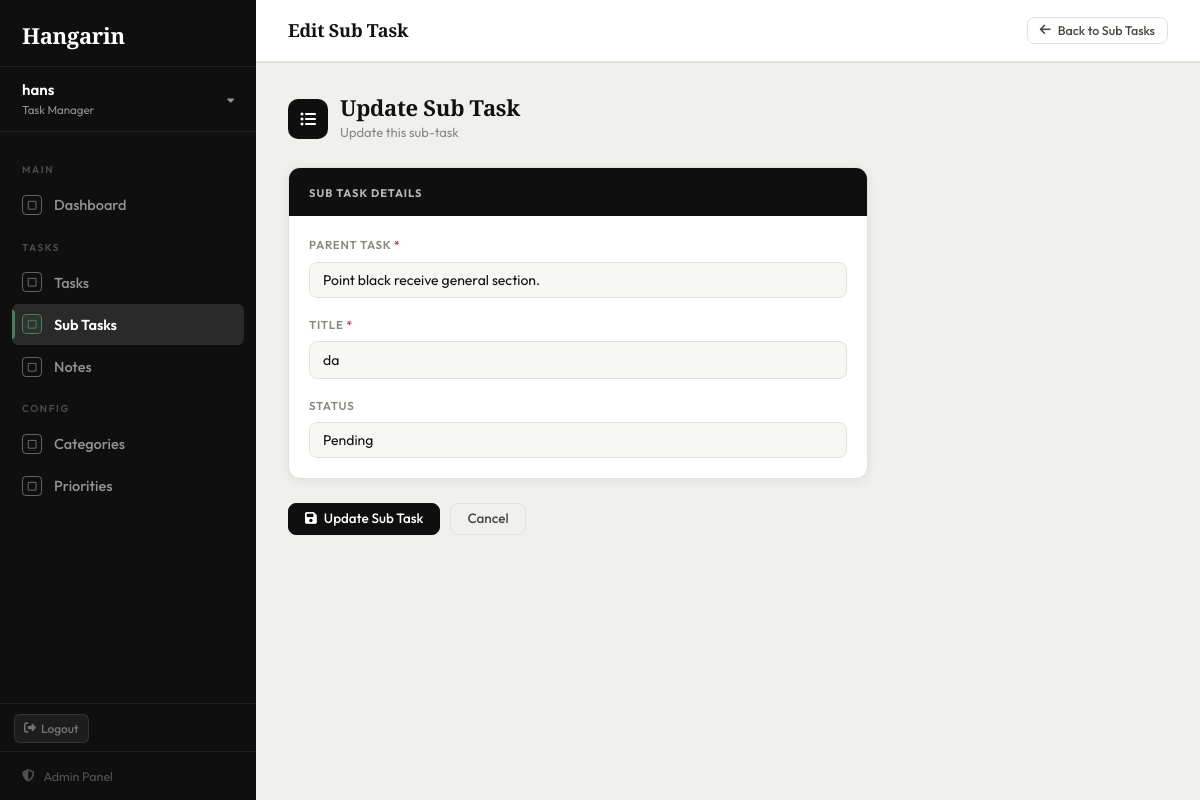
The app's page /subtasks/52/edit/ (signed in) with its own data.
### tasks/models.py (models this page shows, shortened)
class BaseModel(models.Model):
    created_at = models.DateTimeField(auto_now_add=True)
    updated_at = models.DateTimeField(auto_now=True)
    class Meta:
        abstract = True

class SubTask(BaseModel):
    STATUS_CHOICES = [
        ("Pending", "Pending"),
        ("In Progress", "In Progress"),
        ("Completed", "Completed"),
    ]
    parent_task = models.ForeignKey(Task, on_delete=models.CASCADE, related_name='subtasks')
    title = models.CharField(max_length=255)
    status = models.CharField(
        max_length=50,
        choices=STATUS_CHOICES,
        default="Pending"
    )
    class Meta:
        verbose_name = "Sub Task"
        verbose_name_plural = "Sub Tasks"

### tasks/views.py (the view)
# urls.py: path('subtasks/<int:pk>/edit/',        views.subtask_edit,   name='subtask_edit'),
@login_required
def subtask_edit(request, pk):
    subtask = get_object_or_404(SubTask, pk=pk)
    form = StandaloneSubTaskForm(request.POST or None, instance=subtask)
    if form.is_valid():
        form.save()
        messages.success(request, 'Sub-task updated successfully!')
        return redirect('subtask_list')
    return render(request, 'tasks/subtask_form.html', {'form': form, 'subtask': subtask, 'page_title': 'Edit Sub Task', 'action': 'Update'})

### tasks/forms.py
class StandaloneSubTaskForm(forms.ModelForm):
    class Meta:
        model = SubTask
        fields = ['parent_task', 'title', 'status']
        widgets = {
            'parent_task': forms.Select(attrs={'class': 'form-control'}),
            'title':       forms.TextInput(attrs={'class': 'form-control', 'placeholder': 'Sub-task title...'}),
            'status':      forms.Select(attrs={'class': 'form-control'}),
        }

### tasks/models.py (called while the page is built)
    def __str__(self):
        return self.title

### tasks/templates/tasks/subtask_form.html (shortened to what this page needs)
{% extends "tasks/base.html" %}
{% block nav_subtasks %}active{% endblock %}
{% block topbar_actions %}
<a href="{% url 'subtask_list' %}" class="btn btn-secondary btn-sm">
    <i class="fa-solid fa-arrow-left"></i> Back to Sub Tasks
</a>
{% endblock %}
{% block content %}
<div style="max-width:580px;">
    <div style="display:flex; align-items:center; gap:12px; margin-bottom:24px;">
        <div style="width:40px; height:40px; background:var(--sb-bg); border-radius:10px; display:flex; align-items:center; justify-content:center; color:#fff; font-size:16px; flex-shrink:0;">
            <i class="fa-solid fa-list-ul"></i>
        </div>
        <div>
            <h2 style="font-family:'Playfair Display',serif; font-size:22px; font-weight:700; color:var(--text-primary); letter-spacing:-0.3px; line-height:1.2;">{{ action }} Sub Task</h2>
            <p style="font-size:13px; color:var(--text-muted); margin-top:2px;">
                {% if action == 'Create' %}Add a new sub-task to an existing task{% else %}Update this sub-task{% endif %}
            </p>
        </div>
    </div>
    <form method="POST">
        <div style="background:var(--bg-card); border:1px solid var(--border); border-radius:var(--radius); overflow:hidden; margin-bottom:24px; box-shadow:var(--shadow);">
            <div style="background:var(--sb-bg); padding:12px 20px;">
                <span style="font-size:11px; font-weight:700; letter-spacing:1px; text-transform:uppercase; color:rgba(255,255,255,0.7);">Sub Task Details</span>
            </div>
            <div style="padding:20px;">
                <div class="form-group">
                    <label class="form-label">Parent Task <span style="color:var(--red);">*</span></label>
                    {{ form.parent_task }}
                </div>
                <div class="form-group">
                    <label class="form-label">Title <span style="color:var(--red);">*</span></label>
                    {{ form.title }}
                </div>
                <div class="form-group" style="margin-bottom:0;">
                    <label class="form-label">Status</label>
                    {{ form.status }}
                </div>
            </div>
        </div>
        <div style="display:flex; gap:10px;">
            <button type="submit" class="btn btn-primary">
                <i class="fa-solid {% if action == 'Create' %}fa-plus{% else %}fa-save{% endif %}"></i>
                {{ action }} Sub Task
            </button>
            <a href="{% url 'subtask_list' %}" class="btn btn-secondary">Cancel</a>
        </div>
    </form>
</div>
{% endblock %}

### tasks/templates/tasks/base.html (shortened to what this page needs)
{% load pwa %}
<!DOCTYPE html>
<html lang="en">
<head>
    <link rel="stylesheet" href="https://cdnjs.cloudflare.com/ajax/libs/font-awesome/6.5.0/css/all.min.css">
</head>
<body>
<aside class="sidebar" id="sidebar">
    <div class="sidebar-brand">
        <a href="{% url 'dashboard' %}">
            <div class="brand-title">Hangarin</div>
        </a>
    </div>
    {% if user.is_authenticated %}
    <div class="sidebar-user-block">
        <div class="user-left">
            <div class="user-name">{{ user.username }}</div>
            <div class="user-role">Task Manager</div>
        </div>
        <i class="fa-solid fa-caret-down user-caret"></i>
    </div>
    <nav class="sidebar-nav">
        <div class="nav-section-label">Main</div>
        <a href="{% url 'dashboard' %}" class="nav-link {% block nav_dashboard %}{% endblock %}">
            <span class="nav-icon"><i class="fa-regular fa-square"></i></span>
            Dashboard
        </a>
        <div class="nav-section-label">Tasks</div>
        <a href="{% url 'task_list' %}" class="nav-link {% block nav_tasks %}{% endblock %}">
            <span class="nav-icon"><i class="fa-regular fa-square"></i></span>
            Tasks
        </a>
        <a href="{% url 'subtask_list' %}" class="nav-link {% block nav_subtasks %}{% endblock %}">
            <span class="nav-icon"><i class="fa-regular fa-square"></i></span>
            Sub Tasks
        </a>
        <a href="{% url 'note_list' %}" class="nav-link {% block nav_notes %}{% endblock %}">
            <span class="nav-icon"><i class="fa-regular fa-square"></i></span>
            Notes
        </a>
        <div class="nav-section-label">Config</div>
        <a href="{% url 'category_list' %}" class="nav-link {% block nav_categories %}{% endblock %}">
            <span class="nav-icon"><i class="fa-regular fa-square"></i></span>
            Categories
        </a>
        <a href="{% url 'priority_list' %}" class="nav-link {% block nav_priorities %}{% endblock %}">
            <span class="nav-icon"><i class="fa-regular fa-square"></i></span>
            Priorities
        </a>
    </nav>
    <div style="padding: 10px 14px 8px; border-top: 1px solid rgba(255,255,255,0.08);">
        <a href="#" class="logout-link"
           onclick="event.preventDefault(); document.getElementById('logout-form').submit();">
            <i class="fa-solid fa-right-from-bracket"></i>
            Logout
        </a>
    </div>
    {% endif %}
    <div class="sidebar-footer">
        <a href="/admin/" class="admin-link">
            <i class="fa-solid fa-shield-halved"></i>
            Admin Panel
        </a>
    </div>
</aside>
<main class="main">
    <header class="topbar">
        <div class="topbar-left">
            <h1>{% block page_heading %}{{ page_title }}{% endblock %}</h1>
        </div>
        <div class="topbar-right">
            {% block topbar_actions %}{% endblock %}
        </div>
    </header>
    <div class="content">
        {% block content %}{% endblock %}
    </div>
</main>
</body>
</html>

### records on screen
SubTask: parent_task "Point black receive general section.", title "da", status "Pending"

### other values on screen
{{ user.username }} "hans"
{{ page_title }} "Edit Sub Task"
{{ action }} "Update"
